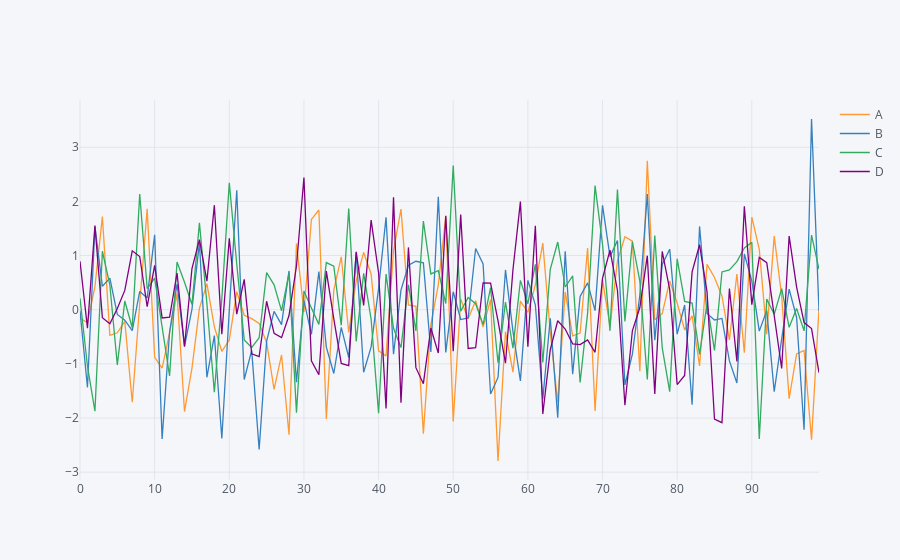

The notebook cell this image was saved under:
### Markdown cell above
## interactive plotting
### line plots
With Plotly, you can turn on and off data values by clicking on the legend

### Code cell
df.iplot()
